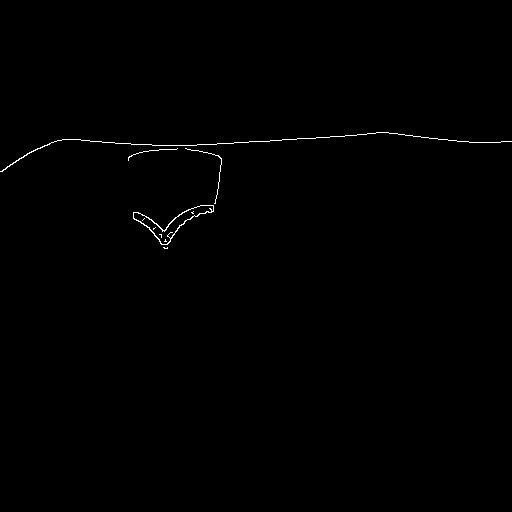
#> input picture edges/WhatsApp Image 2026-02-06 at 5.32.10 PM.jpeg, 512 x 512 px, given as the content of the folder data, which was not available
$ python preprocessing.py
#> lines starting #> are read from the running program, lines starting #| are printed output that depends on the picture; after the words box and inside, x2 and y2 are one past the last pixel; in counts of white or black regions, pixels touching at a corner belong together
import cv2
import os

input_folder = "data"
edge_folder = "edges"

os.makedirs(edge_folder, exist_ok=True)

for file in os.listdir(input_folder):
    path = os.path.join(input_folder, file)
    img = cv2.imread(path)
#> img is the input picture: shape (512, 512, 3); min 0, max 255, mean 1

    if img is None:
        print(f"❌ Cannot read {file}")
        continue

    gray = cv2.cvtColor(img, cv2.COLOR_BGR2GRAY)
    edges = cv2.Canny(gray, 80, 150)
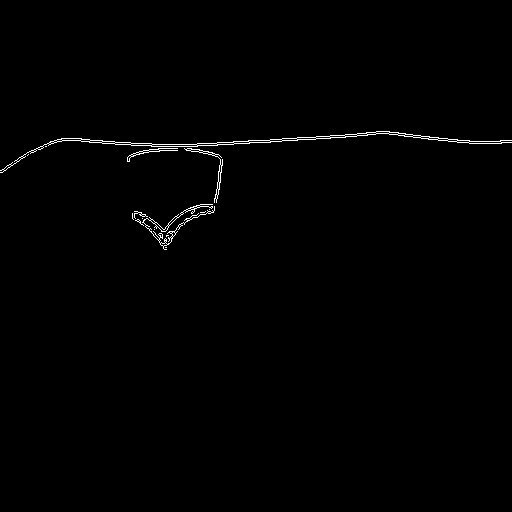
#> edges: shape (512, 512); 0.67% white in thin lines or dots, all inside (x1, y1, x2, y2) = (0, 131, 512, 250)

    cv2.imwrite(os.path.join(edge_folder, file), edges)

print("✅ Edges created!")

$ run again, on edges/WhatsApp Image 2026-02-06 at 5.32.11 PM.jpeg
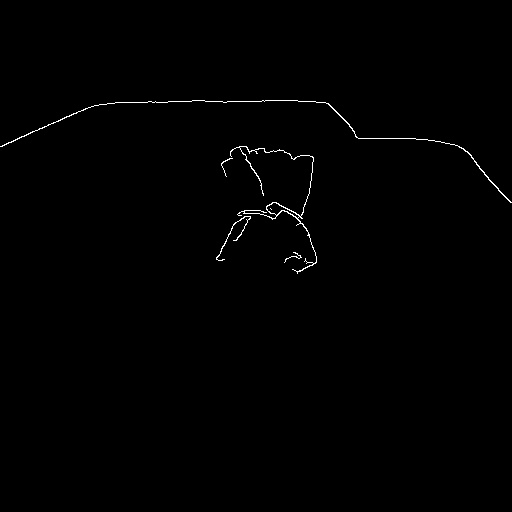
#> input picture edges/WhatsApp Image 2026-02-06 at 5.32.11 PM.jpeg, 512 x 512 px, given as the content of the folder data, which was not available
#> img is the input picture: shape (512, 512, 3); min 0, max 255, mean 1.3
#> `edges = cv2.Canny(gray, 80, 150)`:
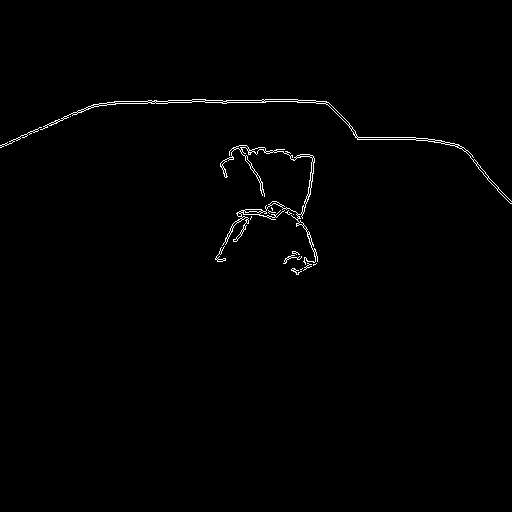
#> edges: shape (512, 512); 0.83% white in thin lines or dots, all inside (x1, y1, x2, y2) = (0, 99, 512, 275)

$ run again, on edges/WhatsApp Image 2026-02-06 at 5.32.12 PM (1).jpeg
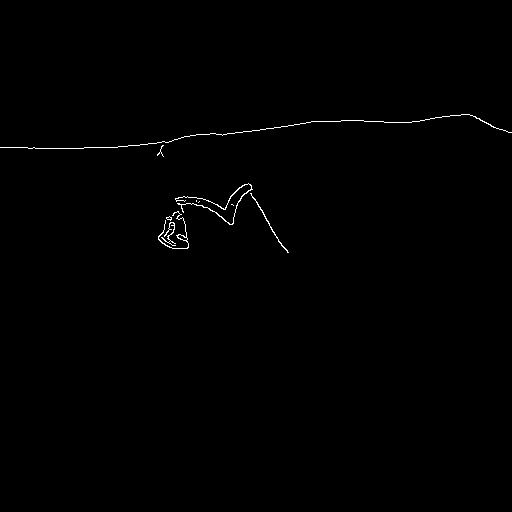
#> input picture edges/WhatsApp Image 2026-02-06 at 5.32.12 PM (1).jpeg, 512 x 512 px, given as the content of the folder data, which was not available
#> img is the input picture: shape (512, 512, 3); min 0, max 255, mean 1.1
#> `edges = cv2.Canny(gray, 80, 150)`:
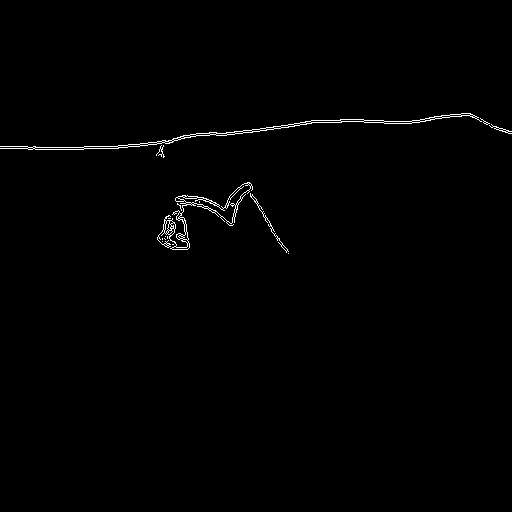
#> edges: shape (512, 512); 0.74% white in thin lines or dots, all inside (x1, y1, x2, y2) = (0, 113, 512, 254)

$ run again, on edges/WhatsApp Image 2026-02-06 at 5.32.12 PM (2).jpeg
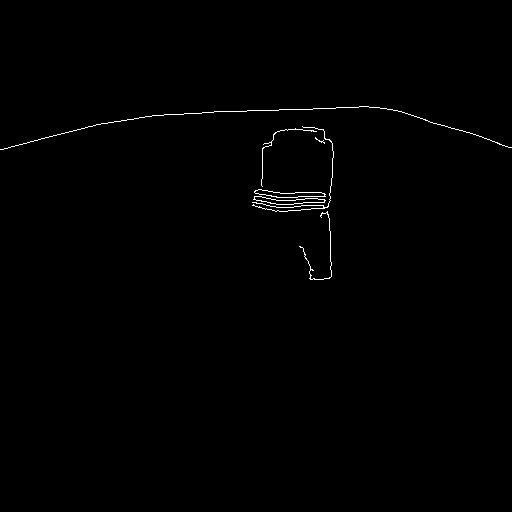
#> input picture edges/WhatsApp Image 2026-02-06 at 5.32.12 PM (2).jpeg, 512 x 512 px, given as the content of the folder data, which was not available
#> img is the input picture: shape (512, 512, 3); min 0, max 255, mean 1.3
#> `edges = cv2.Canny(gray, 80, 150)`:
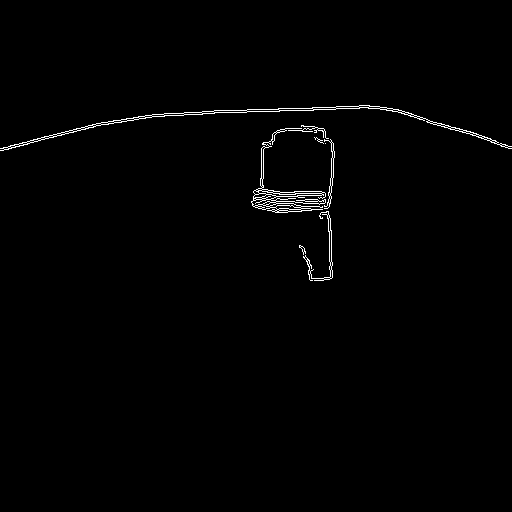
#> edges: shape (512, 512); 0.94% white in thin lines or dots, all inside (x1, y1, x2, y2) = (0, 105, 512, 281)
